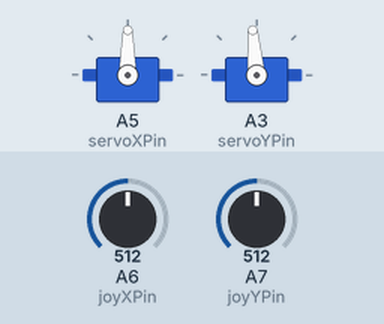
Recording of a sketch running on a simulated Arduino Nano, built with avr-gcc and run on an emulated ATmega328P. Parts: 2 × servo. The inputs (shaded band) are chosen by the test bench; at power-on: A6 (joyXPin) = 512, A7 (joyYPin) = 512.

Above: at 1.7 s.
1.8 s: A6 (joyXPin) set to 716
At 2.15 s:
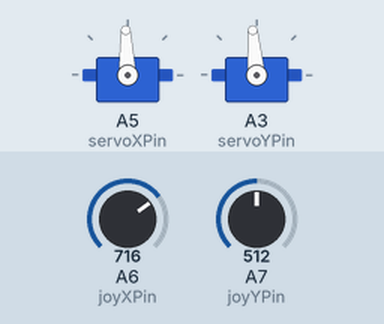
4.8 s: A7 (joyYPin) set to 476
6.5 s: A7 (joyYPin) set to 453
At 7.11 s:
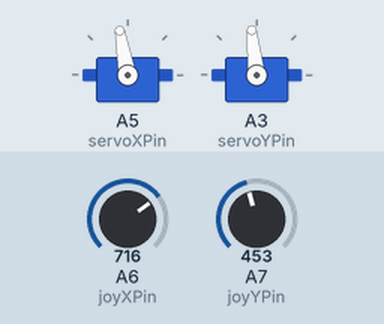
9.5 s: A6 (joyXPin) set to 475
11.3 s: A6 (joyXPin) set to 448
At 11.51 s:
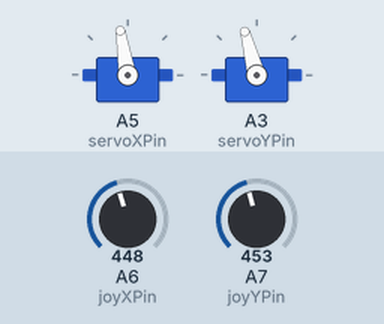
14.3 s: A6 (joyXPin) set to 900
Timing chart, 0 to 17.3 s (numbered marks = the images above; inputs shaded):
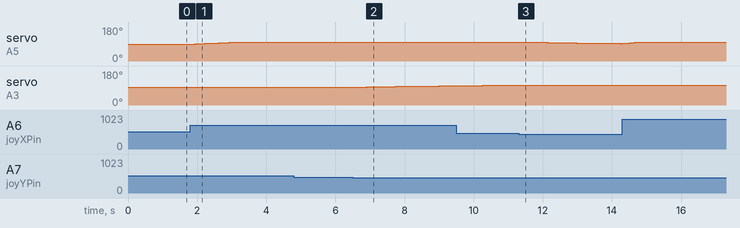

The sketch:

servo.ino
```cpp
#include <Servo.h>

Servo servoX;
Servo servoY;

const int servoXPin = A5;
const int servoYPin = A3;

const int joyXPin = A6;
const int joyYPin = A7;

const int center = 512;
const int deadZone = 50;

// 伺服馬達的基準角度
const int baseAngleX = 90;
const int baseAngleY = 95;

// 限制在基準點正負 10 度
const int swingAngle = 10;

const int minAngleX = baseAngleX - swingAngle;
const int maxAngleX = baseAngleX + swingAngle;

const int minAngleY = baseAngleY - swingAngle;
const int maxAngleY = baseAngleY + swingAngle;

// 目前伺服馬達角度
float angleX = baseAngleX;
float angleY = baseAngleY;

// 最大轉動速度
const float maxSpeed = 0.4;

// 更新間隔，越大越慢
const int moveDelay = 20;

void setup() {
  servoX.attach(servoXPin);
  servoY.attach(servoYPin);

  // 開機時先讓伺服馬達回到基準角
  servoX.write(baseAngleX);
  servoY.write(baseAngleY);

  delay(500);
}

void loop() {

  // 平均濾波使讀值較穩定
  int joyX = (analogRead(joyXPin) + analogRead(joyXPin) + analogRead(joyXPin)) / 3;
  int joyY = (analogRead(joyYPin) + analogRead(joyYPin) + analogRead(joyYPin)) / 3;

  int offsetX = joyX - center;
  int offsetY = joyY - center;

  float speedX = 0;
  float speedY = 0;

  if (abs(offsetX) > deadZone) {
    speedX = map(offsetX, -512, 511, -maxSpeed * 100, maxSpeed * 100) / 100.0;
  }

  if (abs(offsetY) > deadZone) {
    speedY = map(offsetY, -512, 511, -maxSpeed * 100, maxSpeed * 100) / 100.0;
  }

  angleX += speedX;
  angleY -= speedY;

  // 角度限制在「伺服馬達基準點 ± 10 度」
  angleX = constrain(angleX, minAngleX, maxAngleX);
  angleY = constrain(angleY, minAngleY, maxAngleY);

  servoX.write((int)angleX);
  servoY.write((int)angleY);

  delay(moveDelay);
}
```

Measured:
- after the input at 1.8 s, servo on A5 (servoXPin): moves from 90° to 100° over 1.3 s, starting after 0.14 s
- after the input at 4.8 s, every drawn part: stays the same
- after the input at 6.5 s, servo on A3 (servoYPin): moves from 95° to 102° over 2.5 s, starting after 0.41 s
- after the input at 11.3 s, servo on A5 (servoXPin): moves from 100° to 92° over 2.9 s, starting at once
